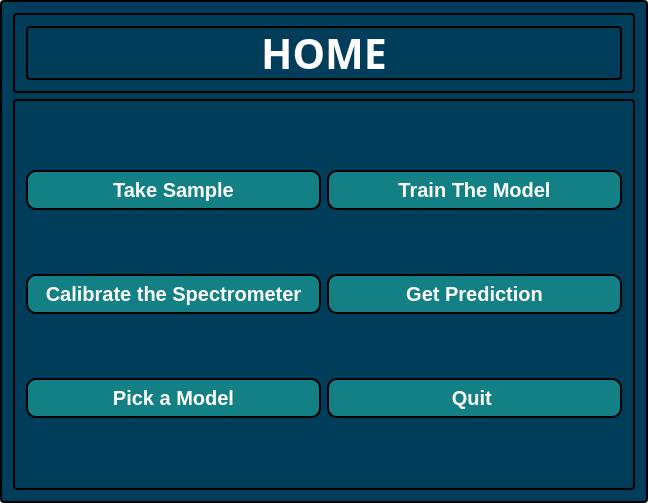
<?xml version="1.0" encoding="UTF-8"?>
<ui version="4.0">
 <class>MainWindow</class>
 <widget class="QMainWindow" name="MainWindow">
  <property name="geometry">
   <rect>
    <x>0</x>
    <y>0</y>
    <width>648</width>
    <height>503</height>
   </rect>
  </property>
  <property name="windowTitle">
   <string>MainWindow</string>
  </property>
  <widget class="QWidget" name="centralwidget">
   <property name="styleSheet">
    <string notr="true">QFrame, QLabel, QToolTip {
    border: 2px solid black;
    border-radius: 4px;
    padding: 2px;
    background-color:rgb(0, 61, 90) ;
	color: white;
}</string>
   </property>
   <layout class="QVBoxLayout" name="verticalLayout">
    <property name="spacing">
     <number>0</number>
    </property>
    <property name="leftMargin">
     <number>0</number>
    </property>
    <property name="topMargin">
     <number>0</number>
    </property>
    <property name="rightMargin">
     <number>0</number>
    </property>
    <property name="bottomMargin">
     <number>0</number>
    </property>
    <item>
     <widget class="QFrame" name="frame">
      <property name="frameShape">
       <enum>QFrame::StyledPanel</enum>
      </property>
      <property name="frameShadow">
       <enum>QFrame::Raised</enum>
      </property>
      <layout class="QVBoxLayout" name="verticalLayout_2">
       <item>
        <widget class="QFrame" name="home_frame">
         <property name="sizePolicy">
          <sizepolicy hsizetype="Preferred" vsizetype="Preferred">
           <horstretch>0</horstretch>
           <verstretch>0</verstretch>
          </sizepolicy>
         </property>
         <property name="minimumSize">
          <size>
           <width>0</width>
           <height>0</height>
          </size>
         </property>
         <property name="maximumSize">
          <size>
           <width>16777215</width>
           <height>80</height>
          </size>
         </property>
         <property name="frameShape">
          <enum>QFrame::StyledPanel</enum>
         </property>
         <property name="frameShadow">
          <enum>QFrame::Raised</enum>
         </property>
         <layout class="QVBoxLayout" name="verticalLayout_3">
          <item>
           <widget class="QLabel" name="Home_label">
            <property name="maximumSize">
             <size>
              <width>16777215</width>
              <height>100</height>
             </size>
            </property>
            <property name="font">
             <font>
              <family>Tw Cen MT</family>
              <pointsize>31</pointsize>
              <weight>75</weight>
              <bold>true</bold>
             </font>
            </property>
            <property name="text">
             <string>HOME</string>
            </property>
            <property name="scaledContents">
             <bool>false</bool>
            </property>
            <property name="alignment">
             <set>Qt::AlignCenter</set>
            </property>
           </widget>
          </item>
         </layout>
        </widget>
       </item>
       <item>
        <widget class="QFrame" name="btn_frame">
         <property name="styleSheet">
          <string notr="true">QPushbutton{background-color: #138086;
    border-style: outset;
    border-width: 2px;
    border-radius: 10px;
    border-color: black;
    font: bold 14px;
    min-width: 10em;
    padding: 6px;
}</string>
         </property>
         <property name="frameShape">
          <enum>QFrame::StyledPanel</enum>
         </property>
         <property name="frameShadow">
          <enum>QFrame::Raised</enum>
         </property>
         <layout class="QGridLayout" name="gridLayout">
          <item row="2" column="1">
           <widget class="QPushButton" name="quit_btn">
            <property name="styleSheet">
             <string notr="true">QPushButton {
	background-color: #138086;
    border-style: outset;
    border-width: 2px;
    border-radius: 10px;
    border-color: black;
    font: bold 20px;
    min-width: 10em;
    padding: 6px;
	color:rgb(255,255,255);
}
QPushButton:pressed {
	background-color:rgb(100,170,255)
}</string>
            </property>
            <property name="text">
             <string>Quit </string>
            </property>
           </widget>
          </item>
          <item row="1" column="1">
           <widget class="QPushButton" name="get_prediction_btn">
            <property name="styleSheet">
             <string notr="true">	QPushButton {
	background-color: #138086;
    border-style: outset;
    border-width: 2px;
    border-radius: 10px;
    border-color: black;
    font: bold 20px;
    min-width: 10em;
    padding: 6px;
	color:rgb(255,255,255);
}
QPushButton:pressed {
	background-color:rgb(100,170,255)
}</string>
            </property>
            <property name="text">
             <string>Get Prediction</string>
            </property>
           </widget>
          </item>
          <item row="0" column="0">
           <widget class="QPushButton" name="take_sample_btn">
            <property name="styleSheet">
             <string notr="true">	QPushButton {
	background-color: #138086;
    border-style: outset;
    border-width: 2px;
    border-radius: 10px;
    border-color: black;
    font: bold 20px;
    min-width: 10em;
    padding: 6px;
	color:rgb(255,255,255);
}
QPushButton:pressed {
	background-color:rgb(100,170,255)
}</string>
            </property>
            <property name="text">
             <string>Take Sample</string>
            </property>
           </widget>
          </item>
          <item row="0" column="1">
           <widget class="QPushButton" name="train_model_btn">
            <property name="styleSheet">
             <string notr="true">	QPushButton {
	background-color: #138086;
    border-style: outset;
    border-width: 2px;
    border-radius: 10px;
    border-color: black;
    font: bold 20px;
    min-width: 10em;
    padding: 6px;
	color:rgb(255,255,255);
}
QPushButton:pressed {
	background-color:rgb(100,170,255)
}</string>
            </property>
            <property name="text">
             <string>Train The Model</string>
            </property>
           </widget>
          </item>
          <item row="1" column="0">
           <widget class="QPushButton" name="calibrate_btn">
            <property name="styleSheet">
             <string notr="true">	QPushButton {
	background-color: #138086;
    border-style: outset;
    border-width: 2px;
    border-radius: 10px;
    border-color: black;
    font: bold 20px;
    min-width: 10em;
    padding: 6px;
	color:rgb(255,255,255);
}
QPushButton:pressed {
	background-color:rgb(100,170,255)
}</string>
            </property>
            <property name="text">
             <string>Calibrate the Spectrometer</string>
            </property>
           </widget>
          </item>
          <item row="2" column="0">
           <widget class="QPushButton" name="pick_a_model_btn">
            <property name="styleSheet">
             <string notr="true">	QPushButton {
	background-color: #138086;
    border-style: outset;
    border-width: 2px;
    border-radius: 10px;
    border-color: black;
    font: bold 20px;
    min-width: 10em;
    padding: 6px;
	color:rgb(255,255,255);
}
QPushButton:pressed {
	background-color:rgb(100,170,255)
}</string>
            </property>
            <property name="text">
             <string>Pick a Model</string>
            </property>
           </widget>
          </item>
         </layout>
        </widget>
       </item>
      </layout>
     </widget>
    </item>
   </layout>
  </widget>
 </widget>
 <resources/>
 <connections/>
</ui>
